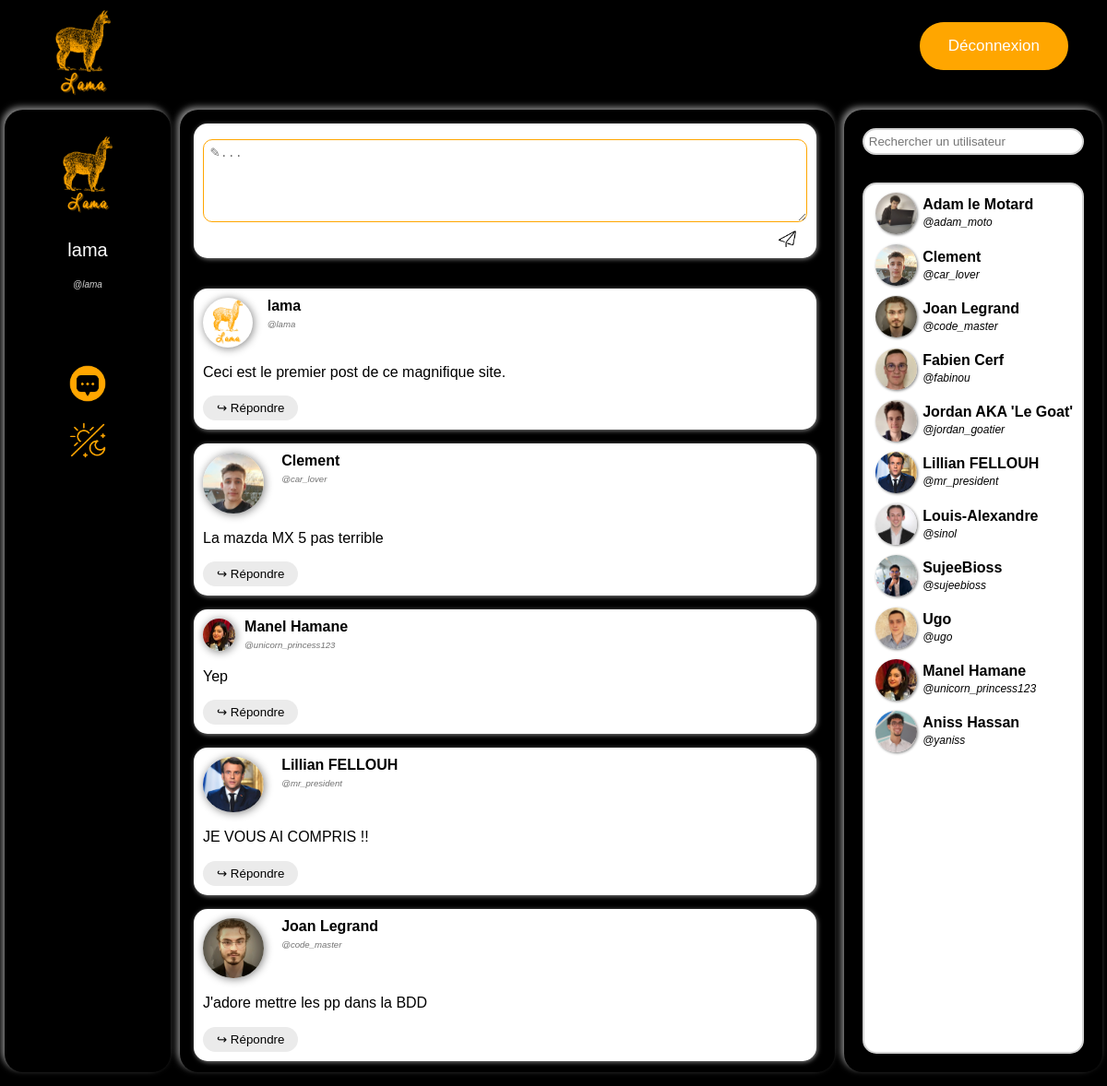
The page /feed/site.php (signed in) on the database its author committed.
### tables this page shows
CREATE TABLE Post (
  id INT PRIMARY KEY NOT NULL AUTO_INCREMENT,
  user_id varchar(50) NOT NULL,
  `date` DATE NOT NULL,
  message TEXT,
  parent_id INT,
  FOREIGN KEY (user_id) REFERENCES User(user_id)
);

CREATE TABLE `User` (
  user_id varchar(50) PRIMARY KEY NOT NULL,
  name varchar(100) NOT NULL,
  email varchar(100) NOT NULL,
  password varchar(100) NOT NULL
);

CREATE TABLE Friends(
  user_id_1 varchar(50) NOT NULL,
  user_id_2 varchar(50) NOT NULL,
  PRIMARY KEY(user_id_1, user_id_2),
  FOREIGN KEY (user_id_1) REFERENCES User(user_id),
  FOREIGN KEY (user_id_2) REFERENCES User(user_id)
);

### feed/site.php (the view, shortened to what this page needs)
<?php
    function fetch_comment($result)
    {
        while ($row = $result->fetch_assoc()) {
            if(file_exists("../img/user_profile_pictures/".$row["user_id"].".webp")){
                $img=$row["user_id"];
            }
            else{
                $img="default";
            }
            printf("
            <div id='%d' class='post_block'>
                <div class='post_block_user_info'>
                    <img src='../img/user_profile_pictures/%s.webp'>
                    <b>%s</b>
                    <br>
                    <i>@%s</i>
                </div>
                <div class='post_block_text'>
                    %s
                </div>
                <button class='comment_reply_button' onclick='toggle_reply(event)'>↪ Répondre</button>
                <div class='comment_text' style='display:none'>
                    <textarea rows='5' placeholder='✎...'  maxlength='200'></textarea>
                    <img src='../img/send_icon.webp' class='comment_send_button' onclick='send(event)'/>
                </div>
            </div>",$row["id"],$img,htmlspecialchars($row["name"]),htmlspecialchars($row["user_id"]),htmlspecialchars($row["message"]));
        }
    }
?>
<!DOCTYPE html>
<html lang="fr">
<head>
    <link rel="stylesheet" href="style.css">
    <?php
    if(file_exists("../img/user_profile_pictures/".$_SESSION["user_id"].".webp")){
        $img=$_SESSION["user_id"];
    }
    else{
        $img="default";
    }
    printf("<div style='display:none'>
    <p id='user_id'>%s</p>
    <p id='name'>%s</p>
    <p id='email'>%s</p>
    <p id='img'>%s</p></div>",$_SESSION["user_id"],$_SESSION["name"],$_SESSION["email"],$img);
    ?>
</head>
<body>
    <?php include("../header/header.php"); ?>
    <div id="div_main">
        <div id="div_profile" class="panel">
            <div id="user_info"><br>
                <?php
                    if(file_exists("../img/user_profile_pictures/".$_SESSION["user_id"].".webp")){
                        $img=$_SESSION["user_id"];
                    }else{
                        $img="default";
                    }
                    printf("
                        <img id='user_pic' src='../img/user_profile_pictures/%s.webp' onclick='afficher_input_file()'>
                        <form method='post' action='/core/inputPP.php' style='display: none;' id='formPP' enctype='multipart/form-data'>
                            <div id='change_pp_div'>
                                <label id='change_pic_label' for='myFile'>Modifier</label>
                                <input type='file' id='myFile' name='filename' style='visibility:hidden;'>
                                <input id='change_pic_submit' type='submit' value='✔'>
                            </div>
                        </form>
                        <p id='user_name'>%s</p>
                        <p id='user_id'>@%s</p><br>", $img, $_SESSION["name"], $_SESSION["user_id"]);
                ?>
            </div>
            <div id="profile_links">
                <a href="../message/message.php"> <img src="../img/message_icon.webp" \> </a><br>
                <a href="#" onclick="change_theme();"> <img src="../img/change_theme_icon.webp" \> </a><br>
            </div>
        </div>
        <div id="div_feed" class="panel">
            <div id="postlist">
                <div id='NULL' class='post_block'>
                    <div class='comment_text'>
                        <textarea rows='5' placeholder='✎...'  maxlength='200'></textarea>
                        <img src='../img/send_icon.webp' class='comment_send_button' onclick='send(event)'/>
                    </div>
                </div><br>
                <?php
                $mysqli = new mysqli("localhost", "lama", "lama_admin", "lama");
                $result = $mysqli->query("SELECT Post.user_id,Post.date,Post.message,Post.id,User.name FROM Post NATURAL JOIN User WHERE parent_id IS NULL");
                fetch_comment($result);
                ?>
            </div>
        </div>
        <div id="div_friendlist" class="panel">
            <input type="text" id="search_bar" placeholder="Rechercher un utilisateur"></input>
            <br>
            <div id="friendlist">
                <div id="friends">
                    <?php
                    $result = $mysqli->execute_query("SELECT Friends.user_id_1, User.name, Friends.user_id_2 from Friends INNER JOIN User ON Friends.user_id_2 = User.user_id WHERE Friends.user_id_1 = ?",[$_SESSION["user_id"]]);
                    foreach($result as $row){
                        if(file_exists("../img/user_profile_pictures/".$row["user_id_2"].".webp")){
                            $img=$row["user_id_2"];
                        }
                        else{
                            $img="default";
                        }
                        printf("<div class='friend_block'>
                        <img src='../img/user_profile_pictures/%s.webp'>
                        <div>
                            <b>%s</b>
                            <br>
                            <i>@%s</i>
                        </div>
                    </div>", $img, $row["name"], $row["user_id_2"]);
                    }
                    ?>
                </div>
            </div>
        </div>
    </div>
</body>
</html>

### feed/style.css (style rules this page uses)
:root { --lama_orange:#ffa600; --police_font:#ffffff; --user_id_font:#d3d3d3; --main_divs_shadow:#b9b9b9bb; --bg_color:#000000; }
html, body { height: 99%; font-family: Arial, Helvetica, sans-serif; }
body { background-color: var(--bg_color); margin: 0px; display: flex; flex-direction: column; }
#div_main { height: 1px; flex: 2; display: flex; }
.panel { border-radius: 20px; box-shadow: var(--main_divs_shadow) -3px -3px 7px; margin:5px; }
#div_profile { width: 15%; text-align: center; overflow: auto; }
#user_info { padding-bottom: 20%; }
#user_pic { width: 50%; height: 50%; margin: auto; margin: 10px; border-radius: 10%; cursor: pointer; }
#user_name { font-style: bold; font-size: 20px; margin-top: 5%; color: var(--police_font); }
#user_id { font-style: italic; color: var(--user_id_font); font-size: 10px; }
#profile_links { margin-top: 10%; }
#profile_links>a { color: var(--police_font); text-decoration: none; }
#profile_links>a>img { width: 22%; height: 22%; margin-bottom: 10%; }
#div_feed { flex: 2; padding: 10px; }
#postlist { height: 100%; overflow-y: scroll; padding: 5px; padding-right: 10px; border-radius: 10px; }
.post_block { background-color: white; box-shadow: var(--main_divs_shadow) 1px 1px 5px; border-radius: 15px; margin-bottom: 15px; padding: 10px; text-align: justify; color:black; }
.post_block_user_info>img { width: 10%; height: 10%; border-radius: 100%; box-shadow: grey 1px 1px 10px; margin-right: 3%; float: left; }
.post_block_user_info { display: inline-block; }
.post_block_user_info>i { font-size: 60%; color: rgb(114, 114, 114); max-height: 100%; }
.post_block_text { white-space: pre-line; width: 100%; word-wrap: anywhere; }
.comment_reply_button { margin-top: 2.5%; background-color: rgb(235, 235, 235); border-radius:40px; border:none; cursor:pointer; padding:6px 15px; }
.comment_text { margin-top: 1%; text-align: right; }
.comment_text>textarea { padding: 1%; box-sizing: border-box; border-radius:10px; border-color: var(--lama_orange); resize:none; width: 100%; resize: vertical; }
.comment_send_button { cursor:pointer; width: 3%; height: 3%; margin-right: 1%; margin-bottom: -1%; padding: 5px; border-radius: 7px; }
#div_friendlist { width: 20%; display: flex; flex-direction: column; text-align: center; padding: 20px; }
#search_bar { margin-bottom: 5%; background-color: #ffffff; border: 2px solid lightgray; border-radius: 15px; padding: 2%; }
#friendlist { flex:2; height: 100px; background-color: #ffffff; border: 2px solid lightgray; border-radius: 15px; padding: 2%; width: auto; text-align: left; }
#friends { overflow-y: scroll; height: 100%; }
.friend_block { margin-top: 2%; margin-left: 3%; padding-bottom: 5%; }
.friend_block img { margin-right: 3%; width: 45px; height: 45px; float: left; border-radius: 100%; box-shadow: grey 1px 1px 3px; }
.friend_block div { padding-top: 2%; }
.friend_block i { font-size: 12px; }
* { scrollbar-width: auto; scrollbar-color: var(--lama_orange) transparent; }

### rows shown on the page
post: user (picture), user.name "lama", user "lama", message "Ceci est le premier post de ce magnifique site."
post: user (picture), user.name "Clement", user "car_lover", message "La mazda MX 5 pas terrible"
post: user (picture), user.name "Manel Hamane", user "unicorn_princess123", message "Yep"
post: user (picture), user.name "Lillian FELLOUH", user "mr_president", message "JE VOUS AI COMPRIS !!"
post: user (picture), user.name "Joan Legrand", user "code_master", message "J'adore mettre les pp dans la BDD"
friends: user_id_2 (picture), user_id_2.name "Adam le Motard", user_id_2 "adam_moto"
friends: user_id_2 (picture), user_id_2.name "Clement", user_id_2 "car_lover"
friends: user_id_2 (picture), user_id_2.name "Joan Legrand", user_id_2 "code_master"
friends: user_id_2 (picture), user_id_2.name "Fabien Cerf", user_id_2 "fabinou"
friends: user_id_2 (picture), user_id_2.name "Jordan AKA 'Le Goat'", user_id_2 "jordan_goatier"
friends: user_id_2 (picture), user_id_2.name "Lillian FELLOUH", user_id_2 "mr_president"
friends: user_id_2 (picture), user_id_2.name "Louis-Alexandre", user_id_2 "sinol"
friends: user_id_2 (picture), user_id_2.name "SujeeBioss", user_id_2 "sujeebioss"
friends: shows a picture, user_id_2.name "Ugo", user_id_2 "ugo"
friends: user_id_2 (picture), user_id_2.name "Manel Hamane", user_id_2 "unicorn_princess123"
friends: user_id_2 (picture), user_id_2.name "Aniss Hassan", user_id_2 "yaniss"

### other values the page prints
$_SESSION["name"] "lama"
$_SESSION["user_id"] "lama"
